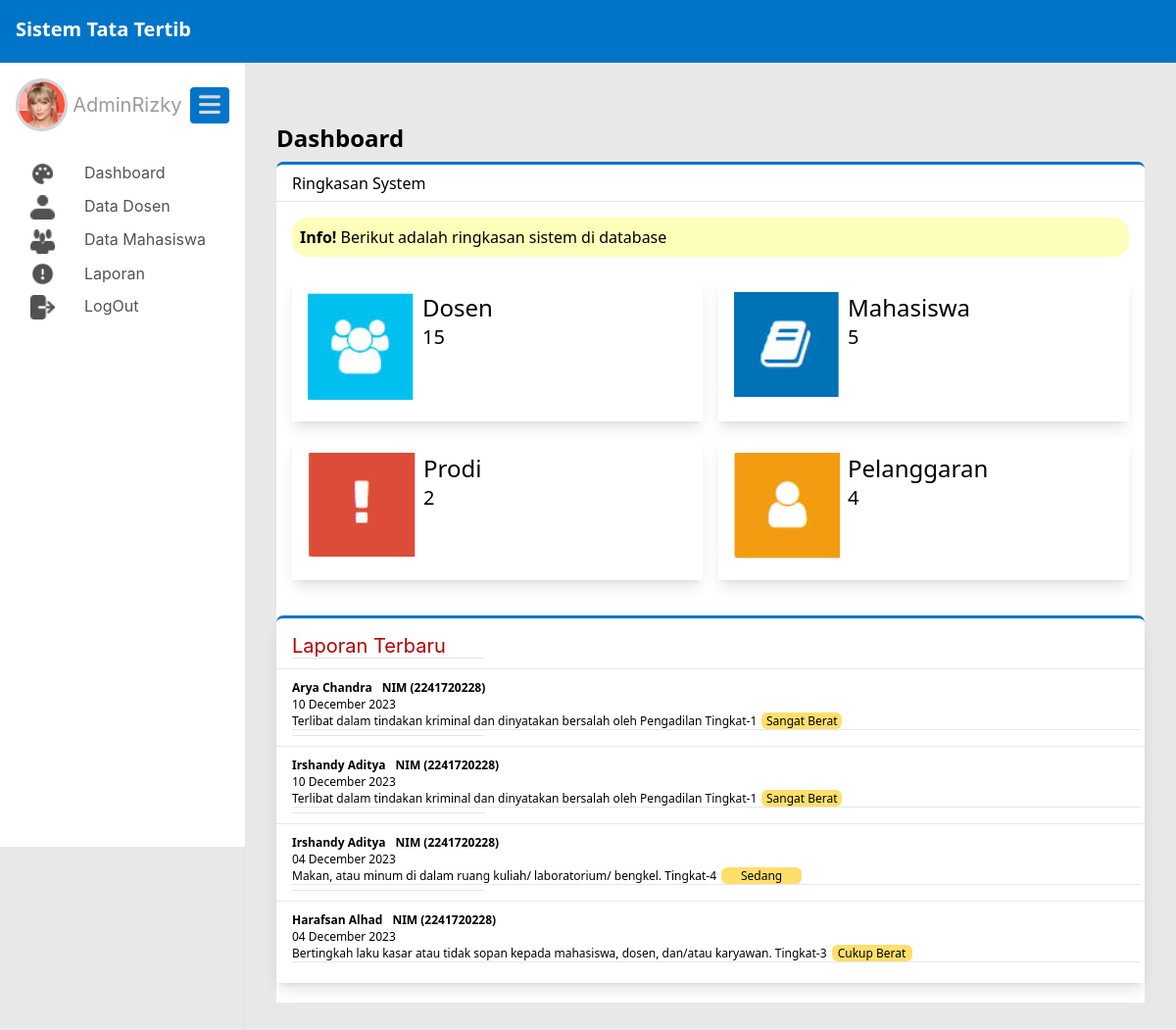
/public/admin (signed in), run on the app's committed database.
### tables this page shows
CREATE TABLE `mahasiswa` (
  `nim` varchar(20) NOT NULL,
  `prodi_id` int(11) NOT NULL,
  `nama` varchar(50) NOT NULL,
  `TTL` varchar(50) NOT NULL,
  `jenis_kelamin` enum('L','P') NOT NULL,
  `alamat` varchar(100) NOT NULL,
  `email` varchar(50) NOT NULL,
  `no_phone` varchar(11) NOT NULL,
  `phone_ortu` varchar(20) NOT NULL,
  `jumlah_pelanggaran` int(11) NOT NULL,
  `mahasiswa_img` varchar(200) NOT NULL,
  `user_id` int(11) NOT NULL
);

CREATE TABLE `pelanggaran` (
  `pelanggaran_id` int(11) NOT NULL,
  `pelanggaran` varchar(200) NOT NULL,
  `tingkat` int(11) NOT NULL,
  `sanksi_pelanggaran` varchar(500) NOT NULL
);

### app/core/Controller.php (called while the page is built, shortened)
<?php
class Controller{
    public function view($view, $data = []){
        require_once '../app/views/' . $view . '.php';
    }
    public function model($model){
        return new $model;
    }
}

### app/controllers/Admin.php (called while the page is built, shortened)
<?php
class Admin extends Controller{
    public function index(){
        $data['judul'] = 'Admin Page';
        $data['dosen'] = $this->model('Admin_model')->hitungDosen();
        $data['mahasiswa'] = $this->model('Admin_model')->hitungMahasiswa();
        $data['pelanggaran'] = $this->model('Admin_model')->hitungPelanggaran();
        $data['prodi'] = $this->model('Admin_model')->hitungProdi();
        $data['laporanTerbaru'] = $this->model('Admin_model')->laporanTerbaru();
        $this->view('admin/index', $data);
    }
}

### app/core/App.php (called while the page is built, shortened)
<?php
class App
{
    protected $method = 'index';
    protected $params = [];
    public function __construct()
    {
        $this->controller = new $this->controller;
        call_user_func_array([$this->controller, $this->method], $this->params);
    }
}

### public/index.php (called while the page is built, shortened)
<?php
$app = new App;

### app/core/Database.php (called while the page is built, shortened)
<?php
class Database
{
    private $host = DB_HOST;
    private $user = DB_USER;
    private $pass = DB_PASS;
    private $db_name = DB_NAME;
    private $dbh;
    private $stmt;
    public function __construct()
    {
        $dsn = 'mysql:host=' . $this->host . ';dbname=' . $this->db_name;
        $option = [
            PDO::ATTR_PERSISTENT => true,
            PDO::ATTR_ERRMODE => PDO::ERRMODE_EXCEPTION
        ];
        try {
            $this->dbh = new PDO($dsn, $this->user, $this->pass, $option);
        } catch (PDOException $e) {
            die($e->getMessage());
        }
    }
    public function query($query)
    {
        $this->stmt = $this->dbh->prepare($query);
    }
    public function execute()
    {
        $this->stmt->execute();
    }
    public function resultSet()
    {
        $this->execute();
        return $this->stmt->fetchAll(PDO::FETCH_ASSOC);
    }
    public function single()
    {
        $this->execute();
        return $this->stmt->fetch(PDO::FETCH_ASSOC);
    }
}

### app/models/Admin_model.php (called while the page is built, shortened)
<?php
class Admin_model
{
    private $table2 = 'mahasiswa';
    private $table3 = 'pengaduan';
    private $table4 = 'pelanggaran';
    private $db;
    public function __construct()
    {
        $this->db = new Database;
    }
    public function hitungDosen()
    {
        $this->db->query('SELECT COUNT(nip) as jumlah_dosen FROM dosen');
        return $this->db->single();
    }
    public function hitungMahasiswa()
    {
        $this->db->query('SELECT COUNT(nim) as jumlah_mahasiswa FROM mahasiswa');
        return $this->db->single();
    }
    public function hitungPelanggaran()
    {
        $this->db->query('SELECT COUNT(pelanggaran_id) as jumlah_pelanggaran FROM pelanggaran');
        return $this->db->single();
    }
    public function hitungProdi()
    {
        $this->db->query('SELECT COUNT(prodi_id) as jumlah_prodi FROM prodi');
        return $this->db->single();
    }
    public function laporanTerbaru()
    {
        $this->db->query('SELECT
            m.nama, m.nim, date_format(p.tanggal_pengaduan, "%d %M %Y") as tanggal_pengaduan, pe.pelanggaran, pe.tingkat
        FROM ' . $this->table2 . ' AS m
        JOIN ' . $this->table3 . ' AS p ON m.nim = p.nim
        JOIN ' . $this->table4 . ' AS pe ON p.pelanggaran_id = pe.pelanggaran_id
        ORDER BY p.pengaduan_id DESC
        LIMIT 10');
        return $this->db->resultSet();
    }
}

### app/views/admin/index.php (the view, shortened to what this page needs)
<div class="flex-1 pl-8 pb-8 pt-6 pr-8 shadow-sm main_content">
  <div id="dashboard">
    <h1 class="text-2xl font-bold mb-2">Dashboard</h1>
    <div class="flex bg-white h-10 items-center shadow-sm subtitle_dashboard">
      <div class="flex-1 ml-4">Ringkasan System</div>
    </div>
    <div class="flex bg-white flex-col xl:flex-row">
      <div class="flex-1 bg-white p-4">
        <div class="flex-1 notif_db h-10 flex items-center pl-2">
        <p><b>Info! </b>Berikut adalah ringkasan sistem di database</p>
        </div>
        <div class="grid grid-cols-2 gap-4 mt-5">
          <div class="bg-white p-4 shadow-lg">
            <div class="inline-flex">
              <img src="<?= BASEURL; ?>/img/dashboard_icon/dosen.png" alt="">
              <div class="block ml-2">
                <div class="text-2xl inline">Dosen</div>
                <div class="text-xl block"><?php echo $data['dosen']['jumlah_dosen'] ?></div>
              </div>
            </div>
          </div>
          <div class="bg-white p-4 shadow-lg">
            <div class="inline-flex">
              <img src="<?= BASEURL; ?>/img/dashboard_icon/jurusan.png" alt="">
              <div class="block ml-2">
                <div class="text-2xl inline">Mahasiswa</div>
                <div class="text-xl block"><?php echo $data['mahasiswa']['jumlah_mahasiswa']?></div>
              </div>
            </div>
          </div>
          <div class="bg-white p-4 shadow-lg">
            <div class="inline-flex">
              <img src="<?= BASEURL; ?>/img/dashboard_icon/pelanggaran.png" alt="">
              <div class="block ml-2">
                <div class="text-2xl inline">Prodi</div>
                <div class="text-xl block"><?php echo $data['prodi']['jumlah_prodi']  ?></div>
              </div>
            </div>
          </div>
          <div class="bg-white p-4 shadow-lg">
            <div class="inline-flex">
              <img src="<?= BASEURL; ?>/img/dashboard_icon/user.png" alt="">
              <div class="block ml-2">
                <div class="text-2xl inline">Pelanggaran</div>
                <div class="text-xl block"><?php echo $data['pelanggaran']['jumlah_pelanggaran']?></div>
              </div>
            </div>
          </div>
        </div>
      </div>
      <div class="flex-1 bg-white pelanggaran_terbaru shadow-lg">
        <h3 class="pelanggaran_tbr_title">Laporan Terbaru</h3>
      <?php
        foreach ($data['laporanTerbaru'] as $row):
      ?>
        <hr class="hr_pelanggaran">
        <hr class="hr_db">
        <div class="biodata_pelanggar">
          <div class="profil_pelanggar flex">
            <p class="nama_pelanggar"><?php echo $row['nama']; ?></p>
            <p class="nim_pelanggar">NIM (<?php echo $data['laporanTerbaru'][0]['nim'] ?>)</p>
          </div>
          <div class="tanggal_pelanggaran_container flex">
            <p class="tanggal_pelanggaran"><?php echo $row['tanggal_pengaduan']?></p>
          </div>
          <div class="penyebab_pelanggaran_container flex">
            <p class="penyebab_pelanggaran"><?php echo $row['pelanggaran'] . " Tingkat-" . $row['tingkat']; ?></p>
            <p><?php
                if ($row['tingkat'] == '1') {
                  echo '<div class="bobot_cukup_berat">Sangat Berat</div>';
                } elseif ($row['tingkat'] == '2') {
                  echo '<div class="bobot_cukup_berat">Berat</div>';
                }elseif ($row['tingkat'] == '3'){
                  echo '<div class="bobot_cukup_berat">Cukup Berat</div>';
                }elseif ($row['tingkat'] == '4'){
                  echo '<div class="bobot_cukup_berat">Sedang</div>';
                }elseif ($row['tingkat'] == '5'){
                  echo '<div class="bobot_cukup_berat">Ringan</div>';
                }
                ?></p>
          </div>
          <hr class="hr_db">
        </div>
                <?php
                  endforeach;
                ?>
      </div>
    </div>
  </div>
</div>

### public/css/style.css (style rules this page uses)
.hr_db { background-color: #746f6f; height: 1px; }
.notif_db { background-color: #fdfeba; width: 100%px; height: 55px; border-radius: 16px; }
.main_content { margin-left: 250px; margin-top: 64px; }
.main { background: #e8e8e8; }
.subtitle_dashboard { border-top: solid; border-radius: 7px 7px 0px 0px; border-color: #0075c8; }
.pelanggaran_terbaru { margin-top: 20px; margin-bottom: 20px; margin-right: 20px; border-top: solid; background: linear-gradient(0deg, #fff 0%, #fff 100%), #fff; padding-top: 16px; padding-bottom: 16px; border-color: #0075c8; border-radius: 7px 7px 0px 0px; width: 100%; height: 382px; overflow-y: scroll; }
.pelanggaran_tbr_title { color: #b60000; font-family: Inter; font-size: 20px; font-style: normal; font-weight: 400; line-height: normal; margin-left: 16px; }
.hr_pelanggaran { width: 197px; height: 1px; background: #b60000; margin-bottom: 10px; margin-left: 16px; }
.bobot_cukup_berat { border-radius: 6px; background: #ffdf6c; width: 82px; height: 17px; flex-shrink: 0; color: #000; font-size: 12px; font-style: normal; font-weight: 400; line-height: normal; margin-left: 5px; display: flex; justify-content: center; }
.biodata_pelanggar { padding: 10px 5px 5px 16px; }
.nama_pelanggar { color: #000; font-size: 12px; font-style: normal; font-weight: 700; line-height: normal; margin-right: 10px; }
.nim_pelanggar { color: #000; font-size: 12px; font-style: normal; font-weight: 700; line-height: normal; }
.tanggal_pelanggaran { color: #000; font-size: 12px; font-style: normal; font-weight: 400; line-height: normal; }
.penyebab_pelanggaran { color: #000; font-size: 12px; font-style: normal; font-weight: 400; line-height: normal; }

### data on the page
mahasiswa: nama "Arya Chandra", nim "2241720228", tanggal_pengaduan "10 December 2023", pelanggaran.pelanggaran "Terlibat dalam tindakan kriminal dan dinyatakan bersalah oleh Pengadilan", pelanggaran.tingkat "1", shows "Sangat Berat"
mahasiswa: nama "Irshandy Aditya", tanggal_pengaduan "10 December 2023", pelanggaran.pelanggaran "Terlibat dalam tindakan kriminal dan dinyatakan bersalah oleh Pengadilan", pelanggaran.tingkat "1", shows "Sangat Berat", tanggal_pengaduan "04 December 2023", pelanggaran.pelanggaran "Makan, atau minum di dalam ruang kuliah/ laboratorium/ bengkel.", pelanggaran.tingkat "4"
mahasiswa: nama "Harafsan Alhad", tanggal_pengaduan "04 December 2023", pelanggaran.pelanggaran "Bertingkah laku kasar atau tidak sopan kepada mahasiswa, dosen, dan/atau karyawan.", pelanggaran.tingkat "3", shows "Cukup Berat"

### other printed values
$data['dosen']['jumlah_dosen'] "15"
$data['mahasiswa']['jumlah_mahasiswa'] "5"
$data['prodi']['jumlah_prodi'] "2"
$data['pelanggaran']['jumlah_pelanggaran'] "4"
